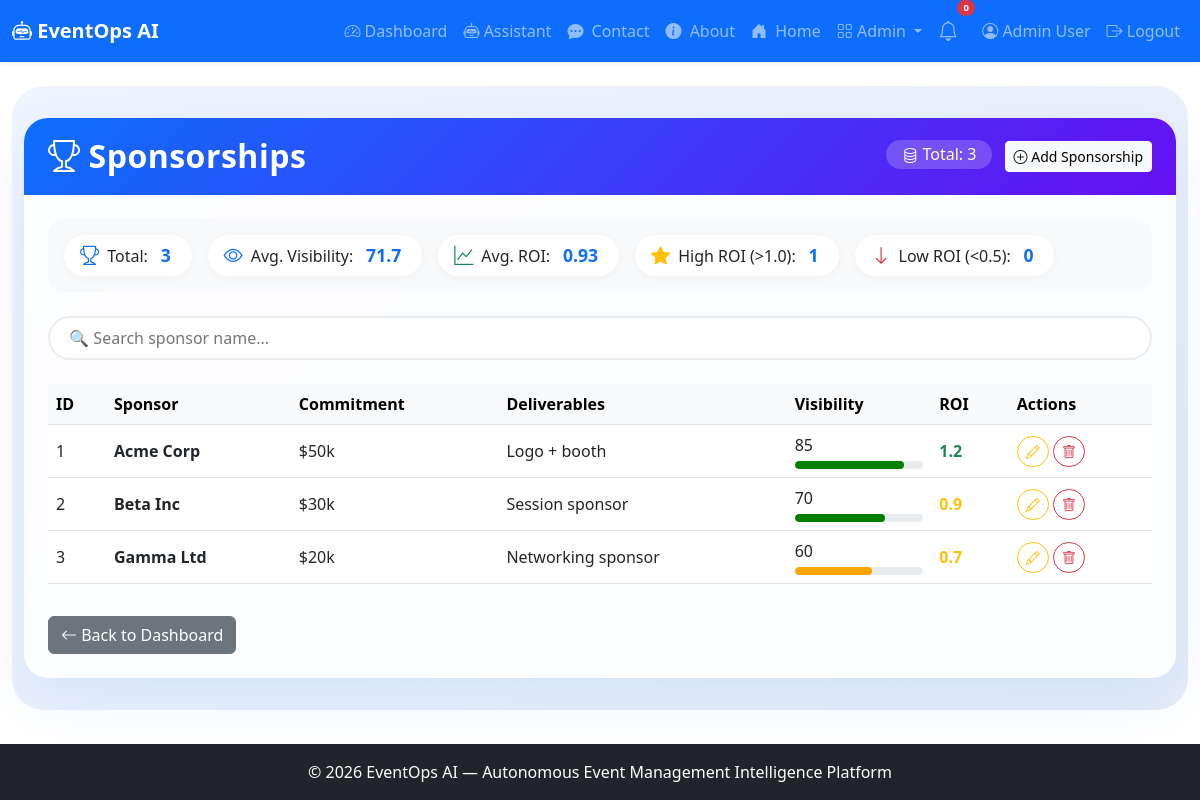
The app's page /admin/sponsorships (signed in) with its own data.
### app.py (models this page shows, shortened)
class User(UserMixin, db.Model):
    id = db.Column(db.Integer, primary_key=True)
    name = db.Column(db.String(100), nullable=False)
    email = db.Column(db.String(100), unique=True, nullable=False)
    password_hash = db.Column(db.String(200), nullable=False)
    role = db.Column(db.String(20), default='user')
    created_at = db.Column(db.DateTime, default=lambda: datetime.now(timezone.utc))

class Sponsorship(db.Model):
    id = db.Column(db.Integer, primary_key=True)
    sponsor_name = db.Column(db.String(100), nullable=False)
    commitment = db.Column(db.String(200))
    deliverables = db.Column(db.String(200))
    visibility_score = db.Column(db.Integer, default=0)
    roi = db.Column(db.Float, default=0.0)
    created_at = db.Column(db.DateTime, default=lambda: datetime.now(timezone.utc))

### app.py (the view)
@app.route('/admin/sponsorships')
@login_required
def admin_sponsorships():
    if current_user.role != 'admin':
        abort(403)
    sponsorships = Sponsorship.query.all()
    return render_template('admin_sponsorships.html', sponsorships=sponsorships)

### app.py (called while the page is built)
@login_manager.user_loader
def load_user(user_id):
    return User.query.get(int(user_id))

### templates/admin_sponsorships.html (shortened to what this page needs)
{% extends "base.html" %}
{% block content %}
<div class="admin-wrapper">
    <div class="container-fluid">
        <div class="card admin-card">
            <div class="card-header d-flex flex-wrap justify-content-between align-items-center">
                <h2 class="mb-0"><i class="bi bi-trophy me-2"></i>Sponsorships</h2>
                <div>
                    <span class="total-badge"><i class="bi bi-database"></i> Total: {{ sponsorships|length }}</span>
                    <a href="{{ url_for('admin_sponsorship_add') }}" class="btn btn-light btn-sm ms-2">
                        <i class="bi bi-plus-circle"></i> Add Sponsorship
                    </a>
                </div>
            </div>
            <div class="card-body">
                <div class="stats-row">
                    <div class="stat-item"><i class="bi bi-trophy"></i> Total: <span class="stat-num">{{ sponsorships|length }}</span></div>
                    <div class="stat-item"><i class="bi bi-eye text-primary"></i> Avg. Visibility: <span class="stat-num">{{ (sponsorships|map(attribute='visibility_score')|sum / sponsorships|length)|round(1) if sponsorships else 0 }}</span></div>
                    <div class="stat-item"><i class="bi bi-graph-up text-success"></i> Avg. ROI: <span class="stat-num">{{ (sponsorships|map(attribute='roi')|sum / sponsorships|length)|round(2) if sponsorships else 0 }}</span></div>
                    <div class="stat-item"><i class="bi bi-star-fill text-warning"></i> High ROI (>1.0): <span class="stat-num">{{ sponsorships|selectattr('roi', '>', 1.0)|list|length }}</span></div>
                    <div class="stat-item"><i class="bi bi-arrow-down text-danger"></i> Low ROI (<0.5): <span class="stat-num">{{ sponsorships|selectattr('roi', '<', 0.5)|list|length }}</span></div>
                </div>
                <div class="filter-bar">
                    <input type="text" id="searchSponsor" class="search-box" placeholder="🔍 Search sponsor name...">
                </div>
                <div class="table-responsive">
                    <table class="table table-hover align-middle" id="sponsorTable">
                        <thead class="table-light">
                            <tr>
                                <th>ID</th>
                                <th>Sponsor</th>
                                <th>Commitment</th>
                                <th>Deliverables</th>
                                <th>Visibility</th>
                                <th>ROI</th>
                                <th>Actions</th>
                            </tr>
                        </thead>
                        <tbody>
                            {% for sp in sponsorships %}
                            <tr data-name="{{ sp.sponsor_name|lower }}">
                                <td>{{ sp.id }}</td>
                                <td><strong>{{ sp.sponsor_name }}</strong></td>
                                <td>{{ sp.commitment or '—' }}</td>
                                <td>{{ sp.deliverables or '—' }}</td>
                                <td>
                                    {{ sp.visibility_score }}
                                    <div class="score-bar">
                                        <div class="fill" style="width: {{ sp.visibility_score }}%; background: {{ 'green' if sp.visibility_score >= 70 else 'orange' if sp.visibility_score >= 40 else 'red' }};"></div>
                                    </div>
                                </td>
                                <td>
                                    <span class="roi-indicator
                                        {% if sp.roi > 1.0 %}roi-positive
                                        {% elif sp.roi < 0.5 %}roi-negative
                                        {% else %}roi-neutral{% endif %}">
                                        {{ sp.roi }}
                                    </span>
                                </td>
                                <td>
                                    <a href="{{ url_for('admin_sponsorship_edit', sponsorship_id=sp.id) }}" class="btn btn-sm btn-outline-warning"><i class="bi bi-pencil"></i></a>
                                    <a href="{{ url_for('admin_sponsorship_delete', sponsorship_id=sp.id) }}" class="btn btn-sm btn-outline-danger" onclick="return confirm('Delete this sponsorship?')"><i class="bi bi-trash"></i></a>
                                </td>
                            </tr>
                            {% endfor %}
                        </tbody>
                    </table>
                </div>
                <div class="mt-3">
                    <a href="{{ url_for('dashboard') }}" class="btn btn-secondary">
                        <i class="bi bi-arrow-left"></i> Back to Dashboard
                    </a>
                </div>
            </div>
        </div>
    </div>
</div>
{% endblock %}

### templates/base.html (shortened to what this page needs)
<!DOCTYPE html>
<html lang="en">
<head>
    <link href="https://cdn.jsdelivr.net/npm/bootstrap@5.3.0/dist/css/bootstrap.min.css" rel="stylesheet">
    <link rel="stylesheet" href="https://cdn.jsdelivr.net/npm/bootstrap-icons@1.11.0/font/bootstrap-icons.css">
    <link rel="stylesheet" href="{{ url_for('static', filename='css/style.css') }}">
</head>
<body>
    <nav class="navbar navbar-expand-lg navbar-dark bg-primary shadow-sm">
        <div class="container-fluid">
            <a class="navbar-brand fw-bold" href="{{ url_for('index') }}">
                <i class="bi bi-robot"></i> EventOps AI
            </a>
            <div class="collapse navbar-collapse" id="navbarNav">
                <ul class="navbar-nav ms-auto align-items-lg-center">
                    {% if current_user.is_authenticated %}
                        <li class="nav-item">
                            <a class="nav-link" href="{{ url_for('dashboard') }}">
                                <i class="bi bi-speedometer2"></i> Dashboard
                            </a>
                        </li>
                        <li class="nav-item">
                            <a class="nav-link" href="{{ url_for('assistant_page') }}">
                                <i class="bi bi-robot"></i> Assistant
                            </a>
                        </li>
                        <li class="nav-item">
                            <a class="nav-link" href="{{ url_for('contact') }}">
                                <i class="bi bi-chat-dots-fill me-1"></i> Contact
                            </a>
                        </li>
                         <li class="nav-item">
                            <a class="nav-link" href="{{ url_for('about') }}">
                                <i class="bi bi-info-circle-fill me-1"></i> About
                            </a>
                        </li>
                        <li class="nav-item">
                            <a class="nav-link" href="{{ url_for('index') }}">
                                <i class="bi bi-house-door-fill me-1"></i> Home
                            </a>
                        </li>
                        {% if current_user.role == 'admin' %}
                        <li class="nav-item dropdown">
                            <a class="nav-link dropdown-toggle" href="#" role="button" data-bs-toggle="dropdown">
                                <i class="bi bi-grid"></i> Admin
                            </a>
                        </li>
                        {% endif %}
                        <li class="nav-item position-relative me-2">
                            <a class="nav-link" href="#" title="Notifications" data-bs-toggle="dropdown">
                                <i class="bi bi-bell fs-5"></i>
                                <span class="position-absolute top-0 start-100 translate-middle badge rounded-pill bg-danger" style="font-size:0.6rem;">
                                    0
                                </span>
                            </a>
                        </li>
                        <li class="nav-item">
                            <a class="nav-link" href="{{ url_for('profile') }}">
                                <i class="bi bi-person-circle"></i> {{ current_user.name }}
                            </a>
                        </li>
                        <li class="nav-item">
                            <a class="nav-link" href="{{ url_for('logout') }}">
                                <i class="bi bi-box-arrow-right"></i> Logout
                            </a>
                        </li>
                    {% endif %}
                </ul>
            </div>
        </div>
    </nav>
    <main class="container-fluid py-4">
        {% block content %}{% endblock %}
    </main>
    <footer class="footer bg-dark text-white py-3 mt-4">
        <div class="container text-center">
            <span>© 2026 EventOps AI — Autonomous Event Management Intelligence Platform</span>
        </div>
    </footer>
</body>
</html>

### static/css/style.css (style rules this page uses)
body { padding-bottom: 60px; }
.footer { position: fixed; bottom: 0; width: 100%; }

### templates/admin_sponsorships.html (style rules this page uses)
.admin-wrapper { background: linear-gradient(145deg, #f0f4ff 0%, #e6edf7 100%); padding: 2rem 0; border-radius: 2rem; }
.admin-card { border: none; border-radius: 1.5rem; box-shadow: 0 20px 60px rgba(13, 110, 253, 0.10); background: rgba(255, 255, 255, 0.85); backdrop-filter: blur(4px); overflow: hidden; }
.admin-card .card-header { background: linear-gradient(135deg, #0d6efd, #6610f2); color: white; padding: 1.2rem 1.5rem; border: none; }
.admin-card .card-header h2 { font-weight: 700; letter-spacing: 0.5px; }
.admin-card .card-body { padding: 1.5rem; }
.stats-row { display: flex; flex-wrap: wrap; gap: 1rem; margin-bottom: 1.5rem; background: #f8f9fa; border-radius: 1rem; padding: 1rem; }
.stats-row .stat-item { display: flex; align-items: center; gap: 0.5rem; background: white; padding: 0.4rem 1rem; border-radius: 50px; box-shadow: 0 2px 8px rgba(0,0,0,0.04); }
.stats-row .stat-item i { font-size: 1.2rem; color: #0d6efd; }
.stats-row .stat-item .stat-num { font-weight: 700; color: #0d6efd; font-size: 1.1rem; margin: 0 0.3rem; }
.filter-bar { display: flex; flex-wrap: wrap; gap: 0.8rem; margin-bottom: 1.5rem; }
.filter-bar .search-box { flex: 1; min-width: 200px; border-radius: 50px; border: 2px solid #e9ecef; padding: 0.5rem 1.2rem; transition: all 0.2s; background: white; }
.table-hover tbody tr { transition: all 0.2s ease; }
.btn-outline-primary, .btn-outline-warning, .btn-outline-danger { border-radius: 30px; transition: all 0.2s; }
.total-badge { background: rgba(255,255,255,0.2); padding: 0.2rem 1rem; border-radius: 30px; font-weight: 500; }
.score-bar { width: 100%; height: 8px; background: #e9ecef; border-radius: 10px; overflow: hidden; margin-top: 4px; }
.score-bar .fill { height: 100%; border-radius: 10px; transition: width 0.3s; }
.roi-indicator { font-weight: 600; }
.roi-positive { color: #198754; }
.roi-neutral { color: #ffc107; }

### records on screen
User: name "Admin User"
Sponsorship: id "1", sponsor_name "Acme Corp", commitment "$50k", deliverables "Logo + booth", visibility_score "85", roi "1.2"
Sponsorship: id "2", sponsor_name "Beta Inc", commitment "$30k", deliverables "Session sponsor", visibility_score "70", roi "0.9"
Sponsorship: id "3", sponsor_name "Gamma Ltd", commitment "$20k", deliverables "Networking sponsor", visibility_score "60", roi "0.7"

### other values on screen
{{ sponsorships|length }} "3"
{{ sponsorships|selectattr('roi', '>', 1.0)|list|length }} "1"
{{ sponsorships|selectattr('roi', '<', 0.5)|list|length }} "0"
